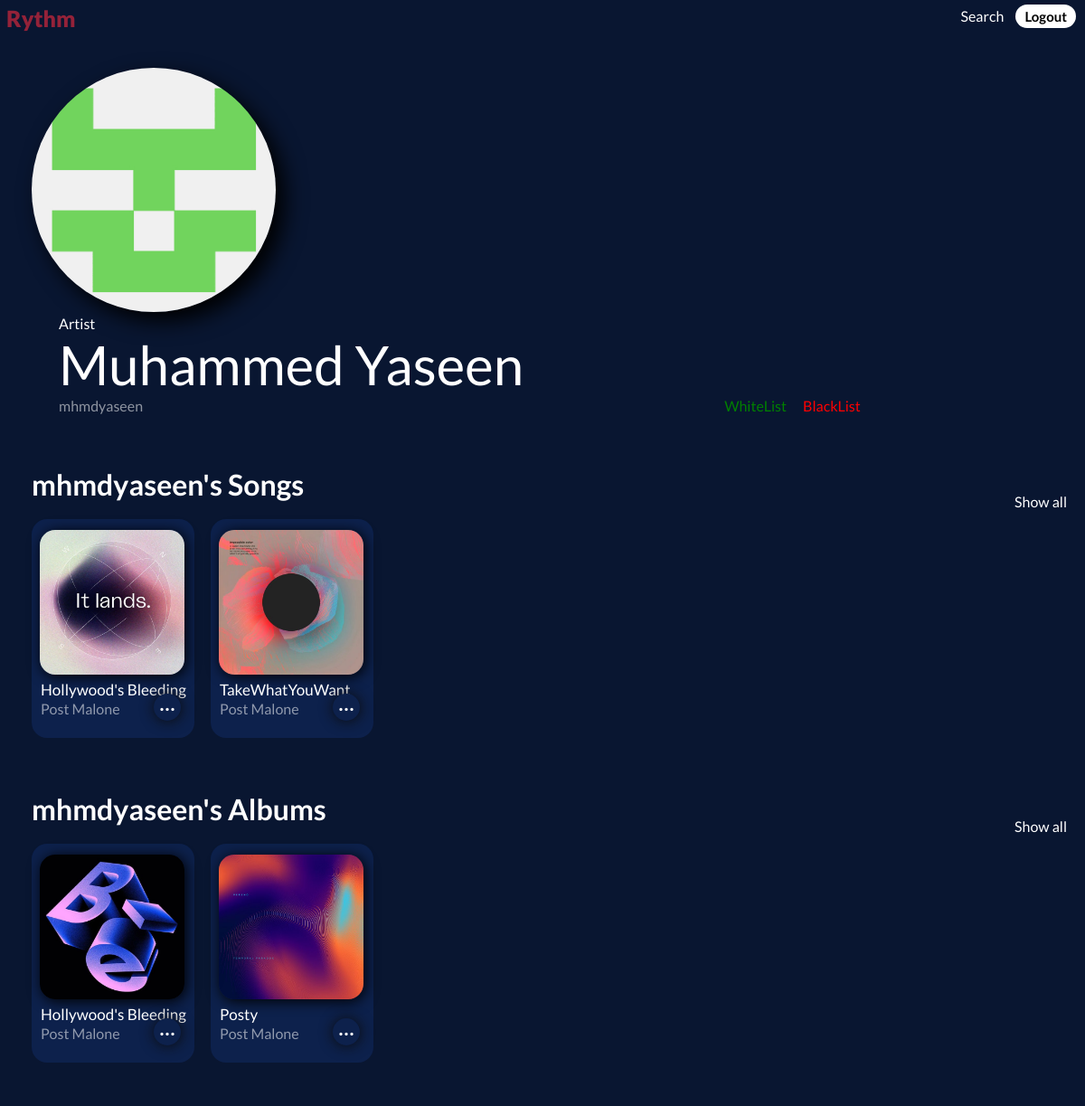
/artist_details/mhmdyaseen (signed in), run on the app's committed database.
### model/main.py (models this page shows)
class User(db.Model, UserMixin):
    __tablename__ = 'User'
    id = db.Column(db.Integer, primary_key = True)
    name = db.Column(db.String(50), nullable = False)
    username = db.Column(db.String(50), unique = True, nullable = False)
    email = db.Column(db.String(120), unique = True, nullable = False)
    password = db.Column(db.String(120), nullable = False)
    role = db.Column(db.Integer, nullable = False)
    status = db.Column(db.Integer, nullable = False)
    playlists = db.relationship('Playlist', backref = 'User', lazy = 'dynamic', primaryjoin="User.username == foreign(Playlist.user_username)")

class Song(db.Model):
    __tablename__ = 'Song'
    id = db.Column(db.Integer, primary_key = True)
    name = db.Column(db.String(30), unique = True, nullable = False)
    artist_username = db.Column(db.String(50), nullable = False)
    artist_name = db.Column(db.String(50), nullable = False)
    album_id = db.Column(db.Integer, db.ForeignKey('Album.id'), nullable = True)
    genre = db.Column(db.String(50), nullable = False)
    year = db.Column(db.Integer, nullable = False)
    audio_file_path = db.Column(db.String(250), unique = True, nullable = False)
    cover_path = db.Column(db.String(250), nullable = False)
    duration = db.Column(db.Integer, nullable = False)
    lyrics = db.Column(db.Text, nullable = True)
    lyrics_rating = db.Column(db.Float, nullable = False)
    lyrics_rating_count = db.Column(db.Integer, nullable = False)
    total_lyrics_rating = db.Column(db.Float)
    views = db.Column(db.Integer, nullable = False)
    song_rating = db.Column(db.Float)
    song_rating_count = db.Column(db.Integer)
    total_song_rating = db.Column(db.Float)
    playlists = db.relationship('Playlist', secondary = 'Playlist_song', back_populates = 'songs')

class Album(db.Model):
    __tablename__ = 'Album'
    id = db.Column(db.Integer, primary_key = True)
    album_cover_path = db.Column(db.String(250), unique = True, nullable = True)
    name = db.Column(db.String(30), unique = True, nullable = False)
    artist_username = db.Column(db.String(50), nullable = False)
    artist_name = db.Column(db.String(50), nullable = False)
    year = db.Column(db.Integer, nullable = False)

### app.py (the view)
@app.route('/artist_details/<string:artist_username>')
@login_required
def artist_details (artist_username):
    name = db.session.query(User.name).filter(User.username == artist_username).first()
    songs = db.session.query(Song.cover_path, Song.name, Song.artist_name).join(User, Song.artist_username == User.username).filter(Song.artist_username == artist_username).limit(6).all()
    albums = db.session.query(Album.album_cover_path, Album.name, Album.artist_name).join(User, Album.artist_username == User.username).filter(Album.artist_username == artist_username).limit(6).all()
    return render_template('artist-details.html', name = name, username = artist_username, songs = songs, albums = albums)

### app.py (called while the page is built)
@login_manager.user_loader
def load_user(id):
    return db.session.get(User, int(id))

### templates/artist-details.html (shortened to what this page needs)
{% extends 'base-admin.html' %}
{% block body %}
            <div class="main-cat">
                <div class="album-details" style="margin-left: 0px;">
                    <div class="album-cov">
                        <img src="{{ url_for('profile_picture', filename='static/uploads/profile-picture/profile-picture.jpg') }}" class="profile-cover">
                    </div>
                    <div class="album-info">
                        <div>Artist</div>
                        <div class="album-name">
                            {{name[0]}}
                        </div>
                        <div class="artist-name">
                            {{username}}
                            <div style="display: inline-block;">
                                <a href="/whitelist/{{username}}"  class="whitelist">
                                    WhiteList
                                </a>
                            </div>
                            <div style="display: inline-block;">
                                <a href="/blacklist/{{username}}"  class="blacklist">
                                    BlackList
                                </a>
                            </div>
                        </div>
                    </div>
                </div>
                <br>
            </div>
            <div class="main-cat">
                <div class="main-title">
                    <div class="first-heading">
                        {{username}}'s Songs
                    </div>
                    <div class="show-all">
                        <a href="/artist_songs_admin/{{username}}" class="show-more">Show all</a>
                    </div>
                </div>
                <div class="songs-list">
                    {% if songs|length == 0 %}
                    <h2 style="color: gray;">
                        Currently This Artist Haven't Uploaded Any Songs.
                    </h2>
                    {% else %}
                    {% for song in songs %}
                    <div class="song">
                        <div class="song-background">
                            <div class="song-poster">
                                <a style="cursor:pointer;"  onclick="audioControl('{{song[1]}}')" id="play-button">
                                    <img src="{{ url_for('song_cover', filename=song[0] )}}" class="poster-dim" alt="Album song image">
                                </a>
                            </div>
                            <div style="position: relative; display:flex;" class="song-details">
                                <div class="song-name">
                                    <a style="cursor:pointer;"  onclick="audioControl('{{song[1]}}')" id="play-button">{{song[1]}}</a>
                                </div>
                                <div style="position: absolute; top:100%; margin-left:135px; margin-top:-6px;" class="dropdown">
                                    <button onclick="myFunction(this)" class="dropbtn">
                                        &centerdot;&centerdot;&centerdot;
                                    </button>
                                </div>
                            </div>
                            <div class="song-artist">
                                {{song[2]}}
                            </div>
                        </div>
                    </div>
                    {% endfor %}
                    {% endif %}
                </div>
            </div>
            <div class="main-cat">
                <div class="main-title">
                    <div class="first-heading">
                        {{username}}'s Albums
                    </div>
                    <div class="show-all">
                        <a href="/artist_albums_admin/{{username}}" class="show-more">Show all</a>
                    </div>
                </div>
                <div class="songs-list">
                    {% if albums|length == 0 %}
                    <h2 style="color: gray;">Currently This Artist Haven't Uploaded Any Albums.</h2>
                    {% else %}
                    {% for album in albums %}
                    <div class="song">
                        <div class="song-background">
                            <div class="song-poster">
                                <a href="/album_song_admin/{{album[1]}}">
                                    <img src="{{ url_for('album_cover', filename=album[0]) }}" class="poster-dim" alt="Album image">
                                </a>
                            </div>
                            <div style="position: relative; display:flex;" class="song-details">
                                <div class="song-name">
                                    <a href="/album_song_admin/{{album[1]}}" style="text-decoration: none;">
                                        {{album[1]}}
                                    </a>
                                </div>
                                <div style="position: absolute; top:100%; margin-left:135px; margin-top:-6px;" class="dropdown">
                                    <button onclick="myFunction(this)" class="dropbtn">
                                        &centerdot;&centerdot;&centerdot;
                                    </button>
                                </div>
                            </div>
                            <div class="song-artist">
                                {{album[2]}}
                            </div>
                        </div>
                    </div>
                    {% endfor %}
                    {% endif %}
                </div>
            </div>
{% endblock %}

### static/styles.css (style rules this page uses)
:root { --black:rgb(13,26,53); }
* { color: white; font-family: 'Lato'; }
html,body { margin:0px; margin-left: 0px; margin-right: 0px; height: 100%; overflow: hidden; display: flex; flex-direction: column; }
body { background-color: black; }
.album-details { margin-top: 35px; margin-left: 30px; }
.album-cov, .album-info { display: inline-block; }
.album-info { margin-left: 30px; }
.album-name { font-size: 60px; }
.profile-cover { width: 270px; border-radius: 200px; box-shadow: 10px 10px 25px black; }
.artist-name { color:rgba(255, 255, 255,0.54); }
.main-cat { margin-left: 35px; }
.main-title { display: inline-block; display: flex; margin-top: 20px; padding-top: 10px; padding-bottom:10px; justify-content: space-between; align-items: center; }
.first-heading, .show-all, .heading { display: inline-block; }
.first-heading { font-size:32px; font-weight: 700; }
.show-all { padding-top: 38px; margin-right: 20px; font-weight: 400; }
.show-more { text-decoration: none; }
.songs-list { margin-left: 0px; margin-right: 38px; display: inline-block; }
.song { display: inline-block; background-color: rgb(9,22,49); margin-right: 15px; }
.song-background { width:180px; height:240px; padding-top: 2px; margin-bottom: 20px; background-color:rgb(13, 33, 76); border-radius:17px; }
.song-poster { position:relative; margin-top:10px; margin-left:9px; }
.poster-dim { width:160px; border-radius:17px; box-shadow: 2px 2px 15px black; }
.song-name, .song-artist { margin-left:10px; }
.song-name { padding-top: 3px; font-size: 17px; display: inline-block; }
.song-artist { color:rgba(255, 255, 255,0.54); margin-top: 1px; }
.dropbtn { background-color: rgb(13, 33, 76); color: white; width: 30px; height: 30px; font-size: 22px; border: none; cursor: pointer; border-radius: 50px; box-shadow: 0.5px 0.5px 15px rgb(12,12,12); }
.dropdown { position: absolute; display: inline-block; margin-left: 50px; }
.blacklist { display: inline-block; margin-left: 15px; color: red; text-decoration: none; }
.whitelist { display: inline-block; margin-left:640px; color: green; text-decoration: none; }

### data on the page
User: name "Muhammed Yaseen"
Song: cover_path (picture), name "Hollywood's Bleeding", artist_name "Post Malone"
Song: cover_path (picture), name "TakeWhatYouWant", artist_name "Post Malone"
Album: album_cover_path (picture), name "Hollywood's Bleeding", artist_name "Post Malone"
Album: album_cover_path (picture), name "Posty", artist_name "Post Malone"

### other printed values
{{ username }} "mhmdyaseen"
